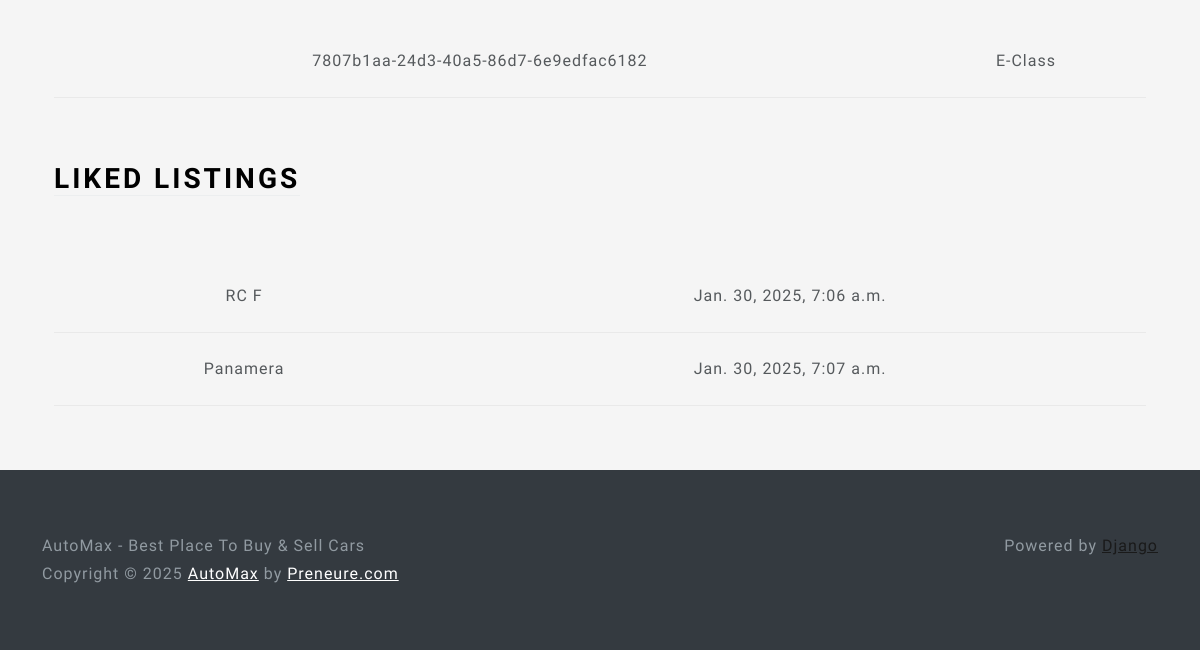
Page /profile/ (signed in, lower part) on the earlier database version.
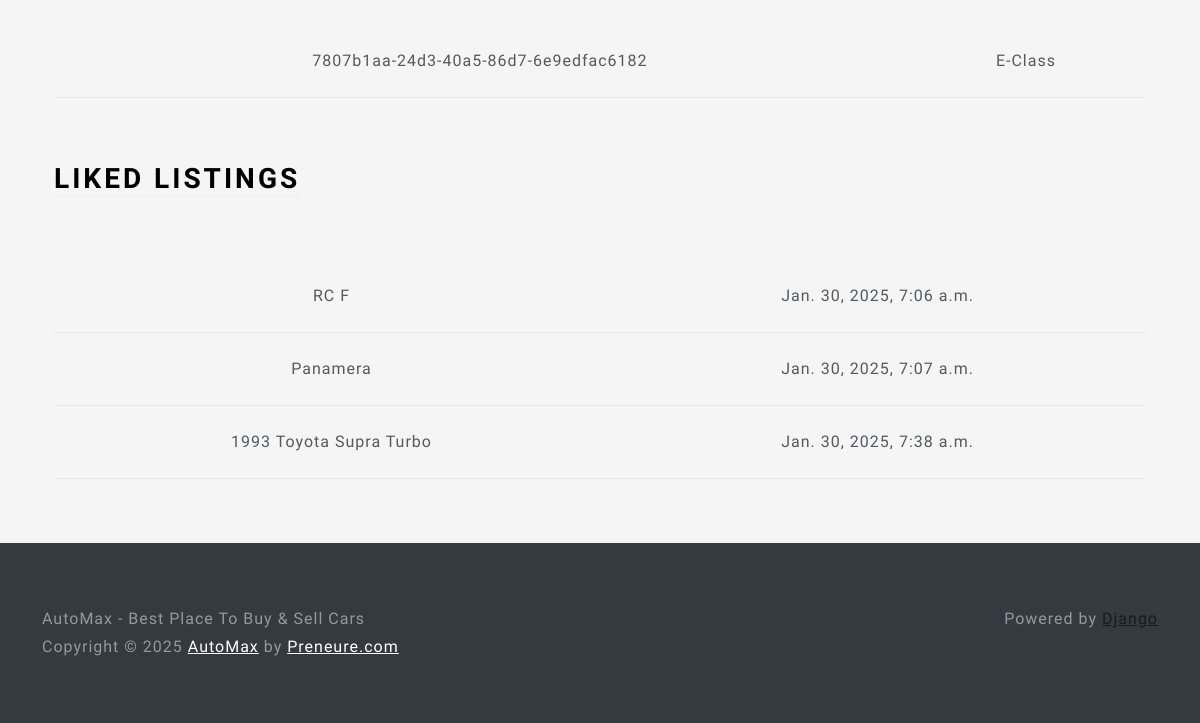
Same page on the later database version.
### main/models.py (models this page shows, shortened)
class Listing(models.Model):
    id = models.UUIDField(primary_key=True, default=uuid.uuid4, unique=True, editable=False)
    created_at = models.DateTimeField(auto_now_add=True)
    updated_at = models.DateTimeField(auto_now=True)
    seller = models.ForeignKey(Profile, on_delete=models.CASCADE)
    brand = models.CharField(max_length=24, choices=CAR_BRANDS, default=None)
    model = models.CharField(max_length=64,)
    vin = models.CharField(max_length=17,)
    mileage = models.IntegerField(default=0)
    color = models.CharField(max_length=24,)#default='White'
    description = models.TextField()
    engine = models.CharField(max_length=24)
    transmission = models.CharField(max_length=24, choices=TRANSMISSION_OPTIONS, default=None)
    location = models.OneToOneField(Location, on_delete=models.SET_NULL, null=True)
    image = models.ImageField(upload_to=user_listing_path)

class LikedListing(models.Model):
    profile = models.ForeignKey(Profile, on_delete=models.CASCADE)
    listing = models.ForeignKey(Listing, on_delete=models.CASCADE)
    like_date = models.DateTimeField(auto_now_add=True)

### users/views.py (the view, shortened to what this page needs)
# urls.py: path('profile/', ProfileView.as_view(), name='profile'),
@method_decorator(login_required, name='dispatch')
class ProfileView(View):
    def get(self, request):
        user_listings = Listing.objects.filter(seller=request.user.profile)
        user_liked_listings = LikedListing.objects.filter(profile=request.user.profile).all()
        user_form = UserForm(instance=request.user)
        profile_form = ProfileForm(instance=request.user.profile)
        location_form = LocationForm(instance=request.user.profile.location)
        return render(request, 'views/profile.html', {'user_form': user_form,
         'profile_form': profile_form,
         'location_form': location_form, 'user_listings': user_listings, 'user_liked_listings': user_liked_listings, })

### users/widgets.py (called while the page is built)
    def render(self, name, value, attrs=None, **kwargs):
        default_html = super().render(name, value, attrs, **kwargs)
        img_html = mark_safe(f'<img src="{value.url}" width="200"/>')
        return f'{img_html}{default_html}'

### users/templates/views/profile.html (shortened to what this page needs)
{% extends 'base/base.html' %}
{% load static %}
{% load crispy_forms_tags %}
{% block 'body' %}
<div class="container-fluid text-center py-5">
<div class="container px-4">
    <div class="row g-4 py-5">
    </div>
<table class="table table-hover">
<tbody>
    {% for listing in user_listings %}
    <tr>
    <td>{{ listing.id }}</td>
    <td>{{ listing.model }}</td>
    </tr>
    {% endfor %}
</tbody>
</table>
</div>
<div class="container px-4">
    <div class="row g-4 py-5">
        <div class="col d-flex align-items-start">
            <div>
                <h2 class="mb-3 border-bottom" style="color: black">Liked Listings</h2>
            </div>
        </div>
    </div>
    <table class="table table-hover">
        <tbody>
            {% for liked_listing in user_liked_listings %}
            <tr>
                <td>{{ liked_listing.listing.model }}</td>
                <td>{{ liked_listing.like_date }}</td>
            </tr>
            {% endfor %}
        </tbody>
    </table>
</div>
</div>
{% endblock %}

Differences in the rows shown:
added LikedListing: listing.model "1993 Toyota Supra Turbo", like_date "Jan. 30, 2025, 7:38 a.m."
